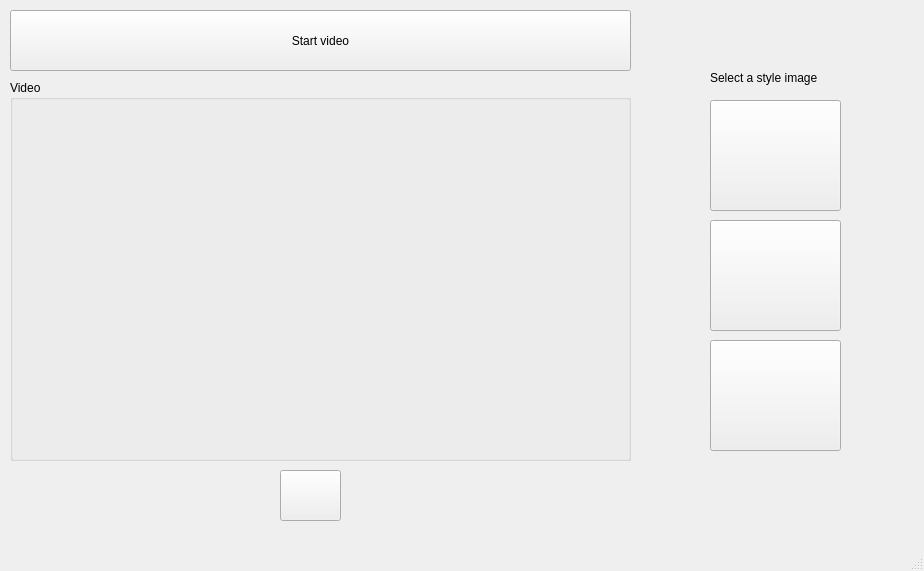
<?xml version="1.0" encoding="UTF-8"?>
<ui version="4.0">
 <class>MainWindow</class>
 <widget class="QMainWindow" name="MainWindow">
  <property name="geometry">
   <rect>
    <x>0</x>
    <y>0</y>
    <width>924</width>
    <height>571</height>
   </rect>
  </property>
  <property name="windowTitle">
   <string>MainWindow</string>
  </property>
  <property name="styleSheet">
   <string notr="true"/>
  </property>
  <widget class="QWidget" name="centralwidget">
   <widget class="QGroupBox" name="groupBox">
    <property name="geometry">
     <rect>
      <x>10</x>
      <y>80</y>
      <width>621</width>
      <height>381</height>
     </rect>
    </property>
    <property name="sizePolicy">
     <sizepolicy hsizetype="Preferred" vsizetype="Preferred">
      <horstretch>0</horstretch>
      <verstretch>0</verstretch>
     </sizepolicy>
    </property>
    <property name="title">
     <string>Video</string>
    </property>
    <widget class="QWidget" name="ImgWidget" native="true">
     <property name="geometry">
      <rect>
       <x>10</x>
       <y>20</y>
       <width>601</width>
       <height>351</height>
      </rect>
     </property>
    </widget>
   </widget>
   <widget class="QPushButton" name="startButton">
    <property name="geometry">
     <rect>
      <x>10</x>
      <y>10</y>
      <width>621</width>
      <height>61</height>
     </rect>
    </property>
    <property name="text">
     <string>Start video</string>
    </property>
   </widget>
   <widget class="QLabel" name="label">
    <property name="geometry">
     <rect>
      <x>710</x>
      <y>70</y>
      <width>131</width>
      <height>16</height>
     </rect>
    </property>
    <property name="text">
     <string>Select a style image</string>
    </property>
   </widget>
   <widget class="QPushButton" name="styleImgButton1">
    <property name="geometry">
     <rect>
      <x>710</x>
      <y>100</y>
      <width>131</width>
      <height>111</height>
     </rect>
    </property>
    <property name="text">
     <string/>
    </property>
   </widget>
   <widget class="QPushButton" name="styleImgButton2">
    <property name="geometry">
     <rect>
      <x>710</x>
      <y>220</y>
      <width>131</width>
      <height>111</height>
     </rect>
    </property>
    <property name="text">
     <string/>
    </property>
   </widget>
   <widget class="QPushButton" name="styleImgButton3">
    <property name="geometry">
     <rect>
      <x>710</x>
      <y>340</y>
      <width>131</width>
      <height>111</height>
     </rect>
    </property>
    <property name="text">
     <string/>
    </property>
   </widget>
   <widget class="QPushButton" name="screenshotButton">
    <property name="geometry">
     <rect>
      <x>280</x>
      <y>470</y>
      <width>61</width>
      <height>51</height>
     </rect>
    </property>
    <property name="text">
     <string/>
    </property>
   </widget>
  </widget>
  <widget class="QMenuBar" name="menubar">
   <property name="geometry">
    <rect>
     <x>0</x>
     <y>0</y>
     <width>924</width>
     <height>24</height>
    </rect>
   </property>
  </widget>
  <widget class="QStatusBar" name="statusbar"/>
 </widget>
 <resources/>
 <connections/>
</ui>
